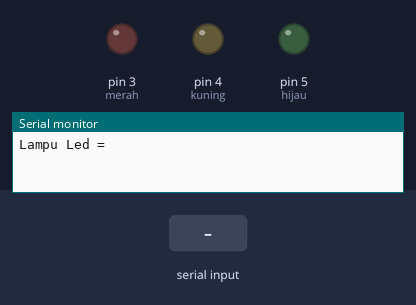
A sketch run on a simulated Arduino Uno, built with avr-gcc and run on an emulated ATmega328P. Shown: output pins drawn as LEDs (lit = HIGH), the last lines printed to the serial monitor. Inputs (shaded band) come from the test bench.

Above: at 1.2 s.
1.3 s: "D" received over Serial
At 1.6 s:
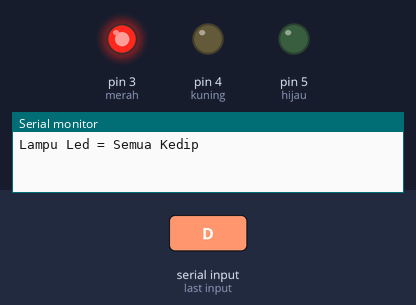
7.3 s: "A" received over Serial
At 8.5 s:
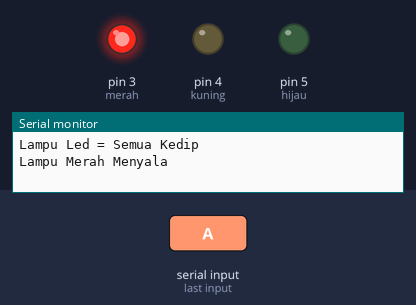
8.8 s: "B" received over Serial
At 9.7 s:
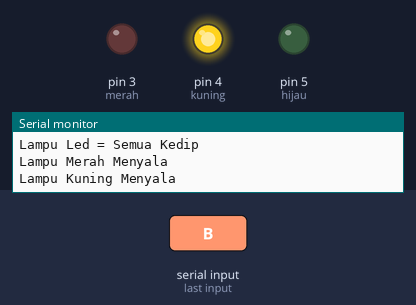
10.3 s: "D" received over Serial
At 10.8 s:
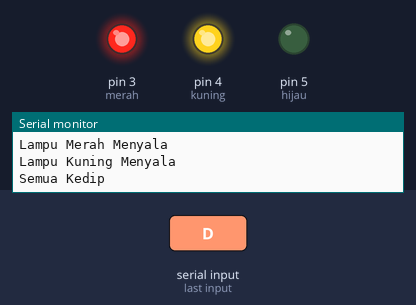
Timing chart, 0 to 15.8 s (numbered marks = the images above; inputs shaded):
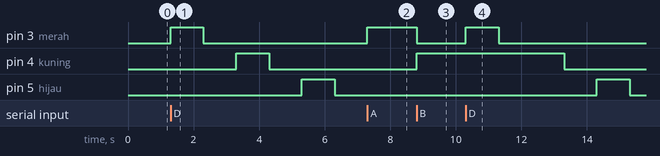

The sketch:

serial2arah.ino
```cpp
String nilai;
int merah = 3;
int kuning = 4;
int hijau = 5;

void setup(){
pinMode(merah,OUTPUT);
pinMode(kuning,OUTPUT);
pinMode(hijau,OUTPUT);
Serial.begin(9600);
Serial.print("Lampu Led = ");
}
void loop(){
  if(Serial.available()>0){
    char nilai = Serial.read();
    switch (nilai){
      case 'A':

    Serial.println("Lampu Merah Menyala");
    digitalWrite(merah,HIGH);
    digitalWrite(kuning,LOW);
    digitalWrite(hijau,LOW);
        break;

      case 'B':
    Serial.println("Lampu Kuning Menyala");
    digitalWrite(merah,LOW);
    digitalWrite(kuning,HIGH);
    digitalWrite(hijau,LOW);
        break;

      case 'C':
    Serial.println("Lampu Hijau Menyala");
    digitalWrite(merah,LOW);
    digitalWrite(kuning,LOW);
    digitalWrite(hijau,HIGH);
        break;

      case 'D':
    Serial.println("Semua Kedip");
    digitalWrite(merah,HIGH);
    delay(1000);
    digitalWrite(merah,LOW);
    delay(1000);
    digitalWrite(kuning,HIGH);
    delay(1000);
    digitalWrite(kuning,LOW);
    delay(1000);
    digitalWrite(hijau,HIGH);
    delay(1000);
    digitalWrite(hijau,LOW);
    delay(1000);
        break;
    }
  }
}
```

Measured:
- after the input at 1.3 s, pin 3 (merah): LOW → HIGH at once, → LOW 1.0 s later; pin 4 (kuning): LOW → HIGH after 2.0 s, → LOW 1.0 s later; pin 5 (hijau): LOW → HIGH after 4.0 s, → LOW 1.0 s later
- after the input at 7.3 s, pin 3 (merah): LOW → HIGH at once
- after the input at 8.8 s, pin 3 (merah): HIGH → LOW at once; pin 4 (kuning): LOW → HIGH at once
- after the input at 10.3 s, pin 3 (merah): LOW → HIGH at once, → LOW 1.0 s later; pin 4 (kuning): HIGH → LOW after 3.0 s; pin 5 (hijau): LOW → HIGH after 4.0 s, → LOW 1.0 s later
